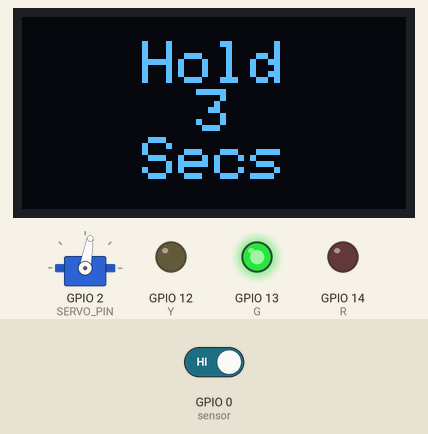
Recording of a sketch running on a simulated ESP8266 (NodeMCU). Parts: 128×64 one-colour display, servo, output pins drawn as LEDs (lit = HIGH). Inputs (shaded band) come from the test bench; at power-on: GPIO 0 (sensor) HIGH. What the sketch prints to the serial monitor is not drawn.

Above: at 2.7 s.
2.8 s: GPIO 0 (sensor) driven LOW
At 8.24 s:
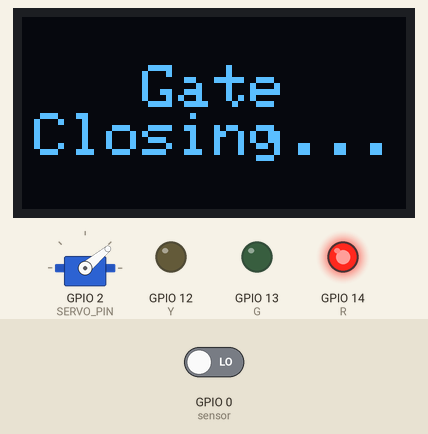
At 8.6 s:
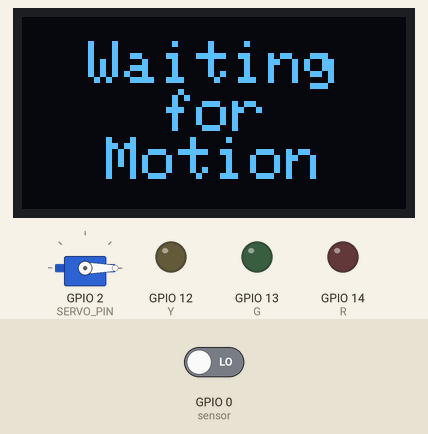
10.7 s: GPIO 0 (sensor) driven HIGH
At 14.63 s:
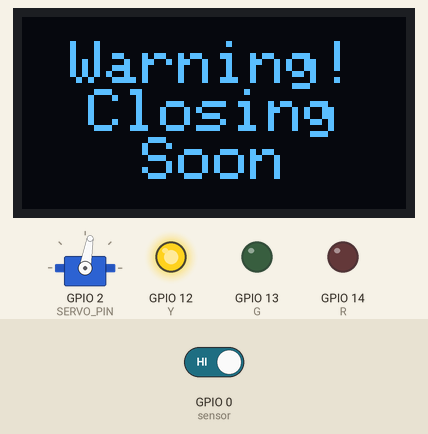
Timing chart, 0 to 22.5 s (numbered marks = the images above; inputs shaded):
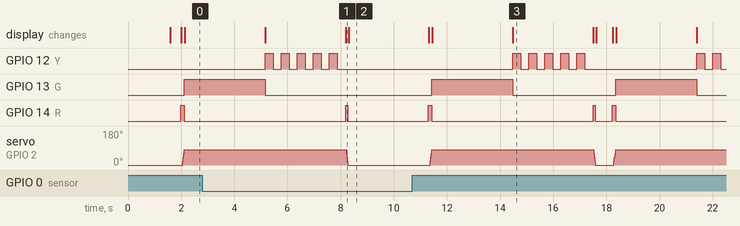

Measured:
- after the input at 2.8 s, GPIO 13 (G): goes on until 5.2 s, then stays LOW; GPIO 14 (R): goes on until 8.3 s, then stays LOW; servo on GPIO 2 (SERVO_PIN): goes on until 8.3 s, then stays 0°
- after the input at 10.7 s, GPIO 12 (Y): goes 4 × (HIGH 0.30 s, LOW 0.30 s), HIGH 0.30 s, LOW 4.2 s, HIGH 0.30 s, LOW 0.30 s, HIGH 0.30 s, then LOW, starting after 3.8 s; GPIO 13 (G): alternates HIGH for 3.1 s and LOW for 3.9 s, starting after 0.73 s
- by itself, GPIO 12 (Y): alternates HIGH for 0.30 s and LOW for 0.30 s, 10 changes in all, then stays LOW

The sketch:

main_nodemcu.ino
```cpp
// ===============================
// NODEMCU ESP8266 + OLED DISPLAY
// ===============================

#include <ESP8266WiFi.h>
#include <Servo.h>
#include <Wire.h>
#include <Adafruit_GFX.h>
#include <Adafruit_SSD1306.h>

Servo servo;

// ---- OLED SETTINGS ----
#define SCREEN_WIDTH 128
#define SCREEN_HEIGHT 64
Adafruit_SSD1306 display(SCREEN_WIDTH, SCREEN_HEIGHT, &Wire, -1);

// ---- PIN DEFINITIONS (ESP8266 GPIO) ----
#define R       14    // D5
#define Y       12    // D6
#define G       13    // D7
#define sensor  0     // D3 = PIR sensor
#define SERVO_PIN  2  // D4 servo pin

// ---- OLED TEXT FUNCTION ----
void showMessage(String msg) {
  display.clearDisplay();
  display.setTextColor(SSD1306_WHITE);

  // Count words
  int wordCount = 1;
  for (int i = 0; i < msg.length(); i++) {
    if (msg[i] == ' ') wordCount++;
  }

  // Split words
  String words[wordCount];
  int index = 0;
  String temp = "";

  for (int i = 0; i < msg.length(); i++) {
    if (msg[i] == ' ') {
      words[index++] = temp;
      temp = "";
    } else {
      temp += msg[i];
    }
  }
  words[index] = temp;

  // Auto text size
  int textSize = (wordCount > 3) ? 1 : 2;
  display.setTextSize(textSize);

  int lineHeight = 8 * textSize;
  int totalHeight = lineHeight * wordCount;
  int startY = (64 - totalHeight) / 2;

  for (int i = 0; i < wordCount; i++) {
    int16_t x1, y1;
    uint16_t w, h;

    display.getTextBounds(words[i], 0, 0, &x1, &y1, &w, &h);

    int xPos = (128 - w) / 2;
    int yPos = startY + (i * lineHeight);

    display.setCursor(xPos, yPos);
    display.println(words[i]);
  }

  display.display();
}

// ----- Smooth Servo Movement -----
void smoothServoMove(int start, int end, int stepDelay) {
  if (stepDelay < 1) stepDelay = 1;    // prevent ESP reset

  if (start < end) {
    for (int pos = start; pos <= end; pos++) {
      servo.write(pos);
      delay(stepDelay);
    }
  } else {
    for (int pos = start; pos >= end; pos--) {
      servo.write(pos);
      delay(stepDelay);
    }
  }
}

// ----- Yellow LED Warning -----
void blinkWarningLED() {
  for (int i = 0; i < 5; i++) {
    digitalWrite(Y, HIGH);
    delay(300);
    digitalWrite(Y, LOW);
    delay(300);
  }
}

void setup() {
  Serial.begin(9600);

  pinMode(R, OUTPUT);
  pinMode(Y, OUTPUT);
  pinMode(G, OUTPUT);
  pinMode(sensor,INPUT_PULLUP);

  // ---- OLED INIT ----
  if (!display.begin(SSD1306_SWITCHCAPVCC, 0x3C)) {
    Serial.println("OLED Not Found!");
    while (true);
  }

  showMessage("System Initializing...");
  delay(1500);

  // ---- SERVO INIT ----
  servo.attach(SERVO_PIN, 500, 2400);
  servo.write(0);              // gate closed (start position)

  showMessage("Waiting for Motion");
}

void loop() {
  bool value = digitalRead(sensor);
  Serial.println(value);

  if (value == HIGH) {
    delay(400);  // PIR debounce

    if (digitalRead(sensor) == HIGH) {

      digitalWrite(R, HIGH);
      showMessage("Motion Detected!");

      // ---- Opening Gate ----
      showMessage("Gate Opening...");
      smoothServoMove(0, 80, 0);

      digitalWrite(G, HIGH);
      digitalWrite(R, LOW);

      showMessage("Hold 3 Secs");
      delay(3000);

      // ---- Warning Before Closing ----
      showMessage("Warning! Closing Soon");
      digitalWrite(G, LOW);
      blinkWarningLED();

      // ---- Closing Gate ----
      showMessage("Gate Closing...");
      digitalWrite(R, HIGH);
      smoothServoMove(80, 0, 0);
      digitalWrite(R, LOW);

      showMessage("Waiting for Motion");
    }
  }

  delay(200);
}
```
